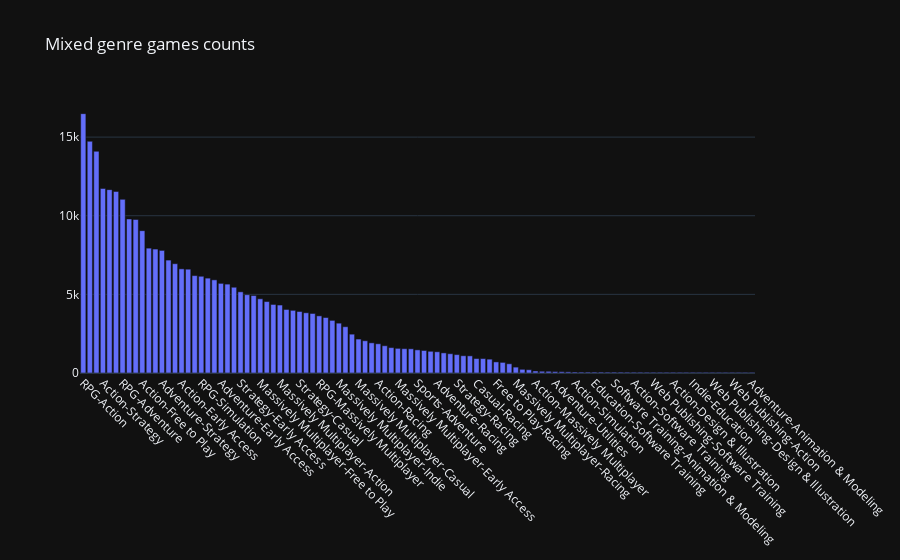

Notebook source saved alongside this figure:
### Code cell
# Display filtered results
fig = go.Figure()

pd_df = mixed_genres_counts \
    .filter(F.col('mixed_genres_sum') > threshold) \
    .toPandas()

fig.add_trace(
    go.Bar(
        x = pd_df.key,
        y = pd_df.mixed_genres_sum,
        name = "Mixed genres counts"
    )
)

fig.update_layout(
    title = 'Mixed genre games counts',
    template = 'plotly_dark'
)

fig.update_xaxes(tickangle = 45)

fig.show()

### Figure 1 — Plotly figure (JSON) as saved in the notebook; plotly's stock layout.template omitted (floating-point values rounded to 4 significant figures)
{"data": [{"name": "Mixed genres counts", "type": "bar", "x": ["RPG-Action", "Action-Indie", "Action-Adventure", "Action-Strategy", "RPG-Indie", "Indie-Adventure", "RPG-Adventure", "Indie-Strategy", "RPG-Strategy", "Action-Free to Play", "Simulation-Action", "Simulation-Strategy", "Adventure-Strategy", "Indie-Early Access", "Simulation-Indie", "Action-Early Access", "Indie-Free to Play", "Action-Casual", "RPG-Simulation", "RPG-Free to Play", "Indie-Casual", "Adventure-Early Access", "Adventure-Free to Play", "RPG-Early Access", "Strategy-Early Access", "Simulation-Adventure", "Adventure-Casual", "Massively Multiplayer-Free to Play", "Free to Play-Strategy", "RPG-Casual", "Massively Multiplayer-Action", "Free to Play-Casual", "Simulation-Early Access", "Strategy-Casual", "Free to Play-Early Access", "Casual-Early Access", "RPG-Massively Multiplayer", "Simulation-Free to Play", "Simulation-Casual", "Massively Multiplayer-Indie", "Massively Multiplayer-Adventure", "Massively Multiplayer-Strategy", "Massively Multiplayer-Casual", "Sports-Action", "Sports-Indie", "Action-Racing", "Sports-Racing", "Indie-Racing", "Massively Multiplayer-Early Access", "Simulation-Massively Multiplayer", "RPG-Sports", "Sports-Adventure", "Sports-Strategy", "Simulation-Racing", "Adventure-Racing", "RPG-Racing", "Sports-Early Access", "Strategy-Racing", "Early Access-Racing", "Sports-Casual", "Casual-Racing", "Sports-Simulation", "Sports-Free to Play", "Free to Play-Racing", "Massively Multiplayer-Simulation", "Simulation-Sports", "Massively Multiplayer-Racing", "Sports-Massively Multiplayer", "Massively Multiplayer-Sports", "Action-Massively Multiplayer", "Action-Sports", "Action-Utilities", "Adventure-Utilities", "Indie-Utilities", "RPG-Utilities", "Action-Simulation", "Strategy-Utilities", "Software Training-Utilities", "Education-Software Training", "Education-Utilities", "Education-Animation & Modeling", "Software Training-Animation & Modeling", "Utilities-Animation & Modeling", "Design & Illustration-Animation & Modeling", "Action-Software Training", "Action-Education", "Action-Animation & Modeling", "Web Publishing-Software Training", "Web Publishing-Education", "Web Publishing-Utilities", "Action-Design & Illustration", "Casual-Utilities", "Indie-Software Training", "Indie-Education", "Early Access-Utilities", "Web Publishing-Animation & Modeling", "Web Publishing-Design & Illustration", "Adventure-Education", "Adventure-Software Training", "Web Publishing-Action", "Indie-Animation & Modeling", "Indie-Design & Illustration", "Adventure-Animation & Modeling"], "y": [16491, 14732, 14097, 11735, 11659, 11544, 11041, 9795, 9763, 9051, 7939, 7881, 7795, 7180, 6949, 6621, 6601, 6193, 6150, 6032, 5922, 5699, 5651, 5453, 5161, 4979, 4925, 4718, 4542, 4358, 4321, 4040, 3984, 3911, 3829, 3785, 3632, 3527, 3346, 3169, 2943, 2469, 2158, 2050, 1918, 1858, 1733, 1615, 1567, 1546, 1538, 1471, 1432, 1380, 1350, 1279, 1226, 1170, 1098, 1090, 920, 916, 880, 705, 674, 586, 374, 234, 207, 126, 110, 108, 89, 82, 72, 61, 56, 55, 55, 55, 52, 52, 52, 49, 48, 48, 45, 44, 44, 44, 44, 43, 42, 42, 41, 41, 41, 40, 40, 39, 39, 38, 38]}], "layout": {"title": {"text": "Mixed genre games counts"}, "xaxis": {"tickangle": 45}}}
